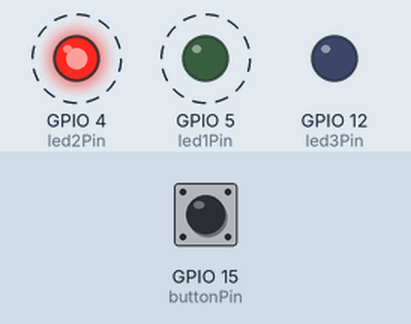
A program run on a simulated ESP32. On the bench: output pins drawn as LEDs (lit = HIGH). Dashed ring = blinking. The test bench sets the inputs (shaded band); at power-on: GPIO 15 (buttonPin) HIGH.

Above: at 1.2 s.
1.3 s: GPIO 15 (buttonPin) pulled LOW for 0.15 s
At 2.12 s:
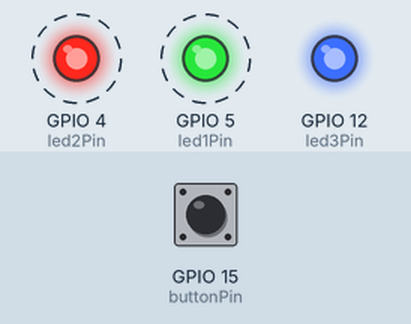
4.3 s: GPIO 15 (buttonPin) pulled LOW for 1 s
At 4.62 s:
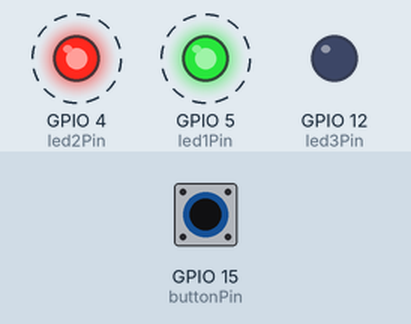
7.3 s: GPIO 15 (buttonPin) pulled LOW for 3.2 s
At 7.62 s:
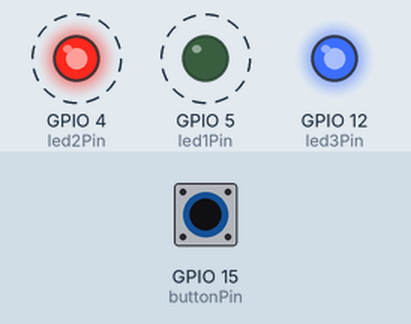
Timing chart, 0 to 18.0 s (numbered marks = the images above; inputs shaded):
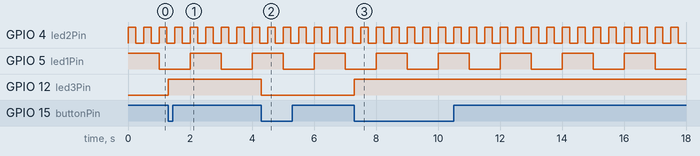

Measured:
- after the input at 1.3 s, GPIO 12 (led3Pin): LOW → HIGH at once
- after the input at 4.3 s, GPIO 12 (led3Pin): HIGH → LOW at once
- after the input at 7.3 s, GPIO 12 (led3Pin): LOW → HIGH at once
- by itself, GPIO 4 (led2Pin): alternates HIGH for 0.25 s and LOW for 0.25 s
- by itself, GPIO 5 (led1Pin): alternates HIGH for 1.0 s and LOW for 1.0 s

The program:

main.cpp
```cpp
#include <Arduino.h>

// LED pin definitions
const int led1Pin = 5;    // First LED on GPIO5
const int led2Pin = 4;    // Second LED on GPIO4
const int led3Pin = 12;   // Third LED on GPIO12
const int buttonPin = 15; // Button on GPIO15

// Task handles
TaskHandle_t LED1TaskHandle = NULL;
TaskHandle_t LED2TaskHandle = NULL;

// Variable to track LED3 state
volatile bool led3State = false;
volatile unsigned long lastDebounceTime = 0;
const unsigned long debounceDelay = 200;

// Interrupt Service Routine
void IRAM_ATTR buttonISR() {
    unsigned long currentTime = millis();
    if (currentTime - lastDebounceTime > debounceDelay) {
        led3State = !led3State;
        lastDebounceTime = currentTime;
    }
}

// Task for first LED (1 second interval)
void LED1Task(void *parameter) {
    while(1) {
        digitalWrite(led1Pin, HIGH);
        vTaskDelay(1000 / portTICK_PERIOD_MS);
        digitalWrite(led1Pin, LOW);
        vTaskDelay(1000 / portTICK_PERIOD_MS);
    }
}

// Task for second LED (250ms interval)
void LED2Task(void *parameter) {
    while(1) {
        digitalWrite(led2Pin, HIGH);
        vTaskDelay(250 / portTICK_PERIOD_MS);
        digitalWrite(led2Pin, LOW);
        vTaskDelay(250 / portTICK_PERIOD_MS);
    }
}

// Task for third LED (interrupt controlled)
void LED3Task(void *parameter) {
    while(1) {
        digitalWrite(led3Pin, led3State);
        vTaskDelay(50 / portTICK_PERIOD_MS);
    }
}

void setup() {
    // Configure pins
    pinMode(led1Pin, OUTPUT);
    pinMode(led2Pin, OUTPUT);
    pinMode(led3Pin, OUTPUT);
    pinMode(buttonPin, INPUT_PULLUP);

    // Attach interrupt
    attachInterrupt(buttonPin, buttonISR, FALLING);

    // Create tasks
    xTaskCreate(
        LED1Task,
        "LED1Task",
        1024,
        NULL,
        1,
        &LED1TaskHandle
    );

    xTaskCreate(
        LED2Task,
        "LED2Task",
        1024,
        NULL,
        1,
        &LED2TaskHandle
    );

    xTaskCreate(
        LED3Task,
        "LED3Task",
        1024,
        NULL,
        1,
        NULL
    );
}

void loop() {
    vTaskDelay(portMAX_DELAY);
}
```
